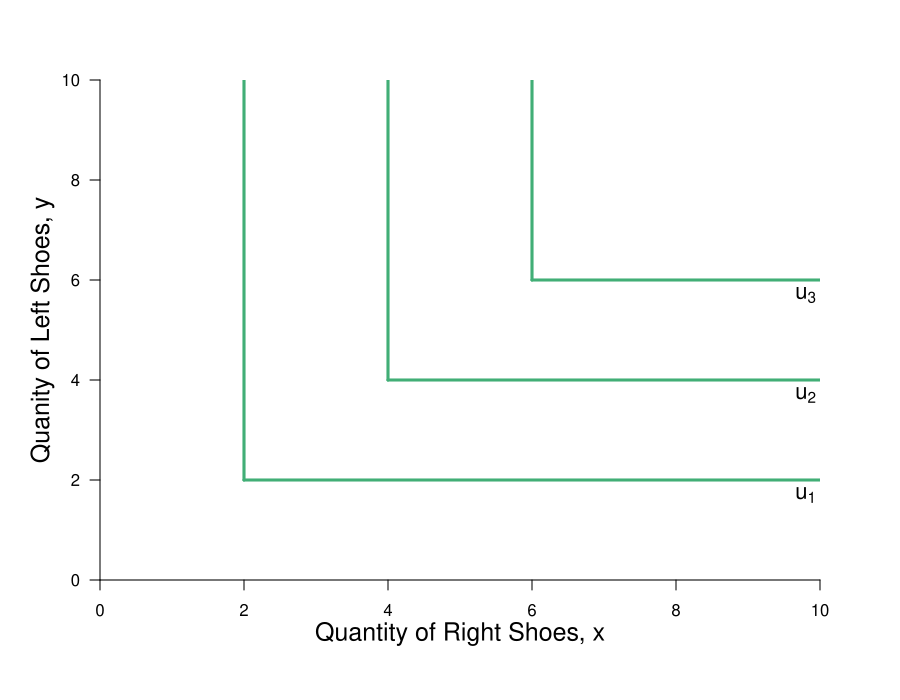

Here is the R script that generated this plot:
require(shape)
pdf(file = "bfh-textbook/constrained_optimization/perfect_complements.pdf", width = 9, height = 7)

#Set parameters for graphics
axislabelsize <- 1.5
labelsize <- 1.3
graphlinewidth <- 3
segmentlinewidth <- 2

COL <- c("#7fc97f", "#beaed4", "#fdc086", "#ffff99", "#386cb0", "#f0027f", "#bf5b17", "#666666")
COLA <- c("#99d8c9","#66c2a4","#41ae76", "#238b45", "#005824")
COLB <- c("#4eb3d3", "#2b8cbe", "#0868ac","#084081")

#Edited the margins to cater for the larger LHS labels
par(mar =  c(6, 5, 4, 4))

# uA <- function(x, y, rmax = 2, xmax = 12) {
#   y + rmax*x - (1/2)*(rmax/xmax)*x^2
# }
# 
# indiffA1 <- function(x, uA = 10, rmax = 2.5, xmax = 10) {
#   uA - rmax*x + (1/2)*(rmax/xmax)*(x^2)
# }

offerCurve <- function(x, w, rmax = 2, xmax = 12) {
  x 
}

PriceLine <- function(x, w = 10, p = 1) {
  w - p*x
}


xlims <- c(0, 10)
ylims <- c(0, 10)

npts <- 501 
x <- seq(xlims[1], xlims[2], length.out = npts)
y <- seq(ylims[1], ylims[2], length.out = npts) 
a <- c(13, 16.75, 19.25)

plot(0, 0, xlim = xlims, ylim = ylims, type = "n",
     xlab = expression(paste("")),
     ylab = expression(paste("")), 
     xaxt = "n", 
     yaxt = "n", 
     cex.lab = axislabelsize, 
     bty = "n",
     xaxs="i", 
     yaxs="i")

ticksy <- seq(from = 0, to = ylims[2], by = 2)
ylabels <- seq(from = 0, to = ylims[2], by = 2)
ticksx <- seq(from = 0, to = xlims[2], by = 2)
xlabels <- seq(from = 0, to = xlims[2], by = 2)
# ticksy <- c(0, 13, 15, 17, ylims[2])
# ylabels <- c(NA, expression(paste(y == u[1])), expression(paste(y == u[2])), expression(paste(y == u[3])), NA)
# ticksx <- c(0,  xlims[2])
# xlabels <- c(NA, NA)

axis(1, at = ticksx, pos = 0, labels = xlabels)
axis(2, at = ticksy, pos = 0, labels = ylabels, las = 1)

npts <- 500 
xx1 <- seq(xlims[1], xlims[2], length.out = npts)

#lines(xx1, bcA(xx1, w = 10, p = 1.5), col = COLB[3], lwd = graphlinewidth)
# lines(xx1, PriceLine(xx1, w = 10, p = 4), col = COLB[3], lwd = graphlinewidth)
# lines(xx1, PriceLine(xx1, w = 10, p = 1), col = COLB[3], lwd = graphlinewidth)
# lines(xx1, PriceLine(xx1, w = 10, p = 1.5), col = COLB[3], lwd = graphlinewidth)

#lines(xx1, offerCurve(xx1, w = 10, rmax = 2, xmax = 12), col = COL[3], lwd = graphlinewidth)
#lines(xx1, indiffA1(xx1, uA = 20, rmax = 2.5, xmax = 10), col = COLB[4], lwd = graphlinewidth)



mtext(expression(paste("Quantity of Right Shoes, ", x)), side=1, line = 2.5, cex = axislabelsize)
text(-0.8, 0.5*ylims[2], expression(paste("Quanity of Left Shoes, ", y)), xpd = TRUE, cex = axislabelsize, srt = 90) 

#segments(4.11765, 6.17647, 5.88, 8.88, lty = 1, col = COL[2] , lwd = graphlinewidth)
#text(7.3, 3, expression("Pareto Efficient"))
#text(7.3, 2.5, expression("Curve"))
#Arrows(7.3, 3.5, 7.3, 6.1, col = "black", lty = 1, lwd = 2, arr.type = "triangle", arr.lwd = 0.5)

#Label the iso-welfare functions for the HG, Aisha
text(9.8, 1.7, expression(u[1]), cex = labelsize)
text(9.8, 3.7, expression(u[2]), cex = labelsize)
text(9.8, 5.7, expression(u[3]), cex = labelsize)

#text(9, 10, expression("Offer Curve"))
#text(6.6, 8.3, expression(u[4]^A))

#Label the indifference curves for the HG, Betty
# text(7.6, 17, expression(u[1]^B))
# text(6.75, 17, expression(u[2]^B))
# text(6, 17, expression(u[3]^B))
#text(3.4, 6.9, expression(v[4]^B))

# xx2 <- seq(2, xlims[2], length.out = npts)
# lines(xx2, offerCurve(xx2, w = 10, rmax = 2, xmax = 12), col = COL[3], lwd = graphlinewidth)

#Graph left and right shoes
#2 for 2
segments(2, 2, 2, ylims[2], lty = 1, col = COLA[3] , lwd = graphlinewidth)
segments(2, 2, xlims[2], 2, lty = 1, col = COLA[3] , lwd = graphlinewidth)
segments(4, 4, 4, ylims[2], lty = 1, col = COLA[3] , lwd = graphlinewidth)
segments(4, 4, xlims[2], 4, lty = 1, col = COLA[3] , lwd = graphlinewidth)

segments(6, 6, 6, ylims[2], lty = 1, col = COLA[3] , lwd = graphlinewidth)
segments(6, 6, xlims[2], 6, lty = 1, col = COLA[3] , lwd = graphlinewidth)
#points(6, 6, pch = 16, col = "black", cex = 1.5)

# par(new = TRUE)
# 
# #Use the same x and ylims as previously, but with locations switched
# xlims2 <- c(18, 0)
# ylims2 <- c(18, 0)

#Leave the ylab and xlab blank to ensure no axes titles
# plot(0, 0, xlim = xlims2, ylim = ylims2, type = "n",
#      xlab = expression(paste("")),
#      ylab = expression(paste("")),
#      xaxt = "n", 
#      yaxt = "n", 
#      cex.lab = 1.3, 
#      bty = "n",
#      xaxs="i", 
#      yaxs="i")
# 
# 
# lines(xx1, indiffAlow(xx1, uA = 46.08, alpha = 16, beta = 1/24), col = COL[2], lwd = graphlinewidth)


#Set up axes at sides 3 and 4 (top and right)
# axis(side = 3, at = ticksx, pos = 0, labels = xlabels)
# axis(side = 4, at = ticksy, pos = 0, labels = ylabels, las = 0)
# mtext("B's Apples, x", side=3, line = 2.5, cex = axislabelsize)
# text(-0.8, 7, expression(paste("B's Oranges, y")), xpd = TRUE, cex = axislabelsize, srt = 270) 
# 
# #Add arrows:
# arrows(-0.8, 10, -0.8, 14, xpd = TRUE, length=0.1,angle=40,lwd=3)
# arrows(6.2, -1.8, 9, -1.8, xpd = TRUE, length=0.1,angle=40,lwd=3)
# 

dev.off()
